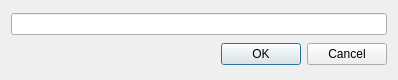
<?xml version="1.0" encoding="UTF-8"?>
<ui version="4.0">
 <class>KonyvtarLetrehozDialog</class>
 <widget class="QDialog" name="KonyvtarLetrehozDialog">
  <property name="geometry">
   <rect>
    <x>0</x>
    <y>0</y>
    <width>398</width>
    <height>80</height>
   </rect>
  </property>
  <property name="windowTitle">
   <string>Könvtár létrehozás</string>
  </property>
  <layout class="QGridLayout" name="gridLayout">
   <item row="0" column="0">
    <widget class="QLineEdit" name="utvonalLine"/>
   </item>
   <item row="1" column="0">
    <widget class="QDialogButtonBox" name="buttonBox">
     <property name="orientation">
      <enum>Qt::Horizontal</enum>
     </property>
     <property name="standardButtons">
      <set>QDialogButtonBox::Cancel|QDialogButtonBox::Ok</set>
     </property>
    </widget>
   </item>
  </layout>
 </widget>
 <resources/>
 <connections>
  <connection>
   <sender>buttonBox</sender>
   <signal>accepted()</signal>
   <receiver>KonyvtarLetrehozDialog</receiver>
   <slot>accept()</slot>
   <hints>
    <hint type="sourcelabel">
     <x>248</x>
     <y>254</y>
    </hint>
    <hint type="destinationlabel">
     <x>157</x>
     <y>274</y>
    </hint>
   </hints>
  </connection>
  <connection>
   <sender>buttonBox</sender>
   <signal>rejected()</signal>
   <receiver>KonyvtarLetrehozDialog</receiver>
   <slot>reject()</slot>
   <hints>
    <hint type="sourcelabel">
     <x>316</x>
     <y>260</y>
    </hint>
    <hint type="destinationlabel">
     <x>286</x>
     <y>274</y>
    </hint>
   </hints>
  </connection>
 </connections>
</ui>
